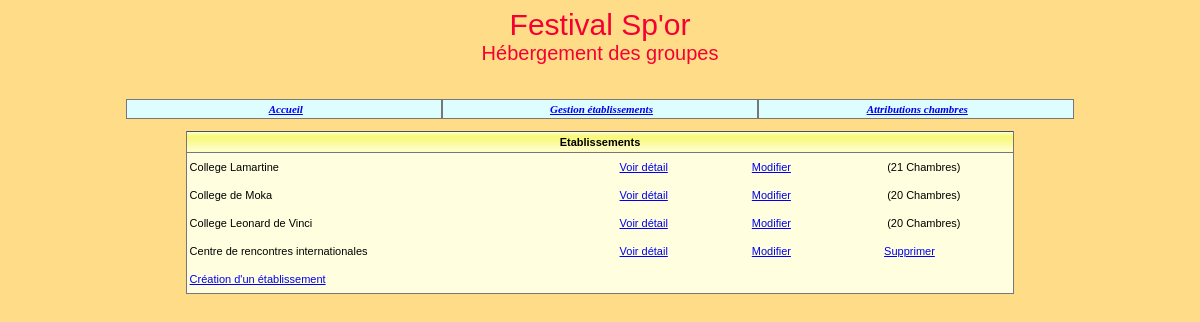
/index.php?action=listeEtablissements, run on the app's committed database.
### tables this page shows
create table Etablissement (
id char(8) not null, 
nom varchar(45) not null,
adresseRue varchar(45) not null, 
codePostal char(5) not null, 
ville varchar(35) not null,
tel varchar(13) not null,
adresseElectronique varchar(70),
type tinyint not null,
civiliteResponsable varchar(12) not null,
nomResponsable varchar(25) not null,
prenomResponsable varchar(25),
nombreChambresOffertes integer,
constraint PK_ETA primary key(id)
);

### index.php (called while the page is built, shortened)
<?php
try
{
  $model = new Model();
  $controleur = new Controller();
  $errors = new Errors();
  $connexion = $model->connect();
  $controleur->displayVue($connexion, $model, $errors);
} catch (Exception $e) {
    $errors = new Errors();
    $errors->ajouterErreur($e);
    include 'views/vueError.php';
}
?>

### models/model.php (called while the page is built, shortened)
<?php
class Model {
  public function obtenirReqEtablissements()
  {
    $req="select id, nom from Etablissement order by id";
    return $req;
  }
  public function existeAttributionsEtab($connexion, $id)
  {
    $req="select * From Attribution where idEtab='$id'";
    $rsAttrib=$connexion->query($req);
    return $rsAttrib->fetch(PDO::FETCH_ASSOC);
  }
  public function obtenirNbOccup($connexion, $idEtab)
  {
    $req="select IFNULL(sum(nombreChambres), 0) as totalChambresOccup from
         Attribution where idEtab='$idEtab'";
    $rsOccup=$connexion->query($req);
    $lgOccup=$rsOccup->fetch(PDO::FETCH_ASSOC);
    return $lgOccup["totalChambresOccup"];
  }
}
?>

### views/vueListeEtablissements.php (the view)
<?php
require 'template.php';
echo "
<table width='70%' cellspacing='0' cellpadding='0' align='center'
class='tabNonQuadrille'>
   <tr class='enTeteTabNonQuad'>
      <td colspan='4'>Etablissements</td>
   </tr>";
   $connexion = $model->connect();
   $req = $model->obtenirReqEtablissements();
   $rsEtab = $connexion->query($req);
   $lgEtab = $rsEtab->fetch(PDO::FETCH_ASSOC);
   while ($lgEtab!=FALSE)
   {
      $id=$lgEtab['id'];
      $nom=$lgEtab['nom'];
      echo "
		<tr class='ligneTabNonQuad'>
         <td width='52%'>$nom</td>
         <td width='16%' align='center'>
         <a href='index.php?action=detailEtablissement&id=$id'>
         Voir détail</a></td>
         <td width='16%' align='center'>
         <a href='index.php?action=modificationEtablissement&id=$id&modif=demanderModifEtab'>
         Modifier</a></td>";
			if (!($model->existeAttributionsEtab($connexion, $id)))
			{
            echo "
            <td width='16%' align='center'>
            <a href='index.php?action=supressionEtablissement&id=$id&modif=demanderSupprEtab'>
            Supprimer</a></td>";
         }
         else
         {
            $attribution = $model->obtenirNbOccup($connexion, $id);
            echo "
            <td width='16%'>&nbsp;($attribution Chambres)</td>";
			}
			echo "
      </tr>";
      $lgEtab = $rsEtab->fetch(PDO::FETCH_ASSOC);
   }
   echo "
   <tr class='ligneTabNonQuad'>
      <td colspan='4'><a href='index.php?action=creationEtablissement&modif=demanderCreEtab'>
      Création d'un établissement</a ></td>
  </tr>
</table>";
?>

### css/cssGeneral.css (style rules this page uses)
.basePage { background-color:#FFDD88; color:black; font:11px Arial, Helvetica, sans-serif; }
td,tr { font:11px Arial, Helvetica, sans-serif; }
table.tabNonQuadrille { background-color:#FFFFE0; border-bottom:1px solid #777777; border-right:1px solid #777777; border-left:1px solid #777777; border-top:1px #777777; color:black; }
tr.enTeteTabNonQuad td { background-image:url('../images/xpBarre.jpg'); height:21px; text-align:center; font-weight:bold; border-bottom:1px solid #777777; }
tr.ligneTabNonQuad td { background-color:#FFFFE0; height:28px; text-align:left; padding-left:3px; color:black; }

### data on the page
etablissement: nom "College Lamartine", attribution "21"
etablissement: nom "College de Moka", attribution "20"
etablissement: nom "College Leonard de Vinci", attribution "20"
etablissement: nom "Centre de rencontres internationales"
